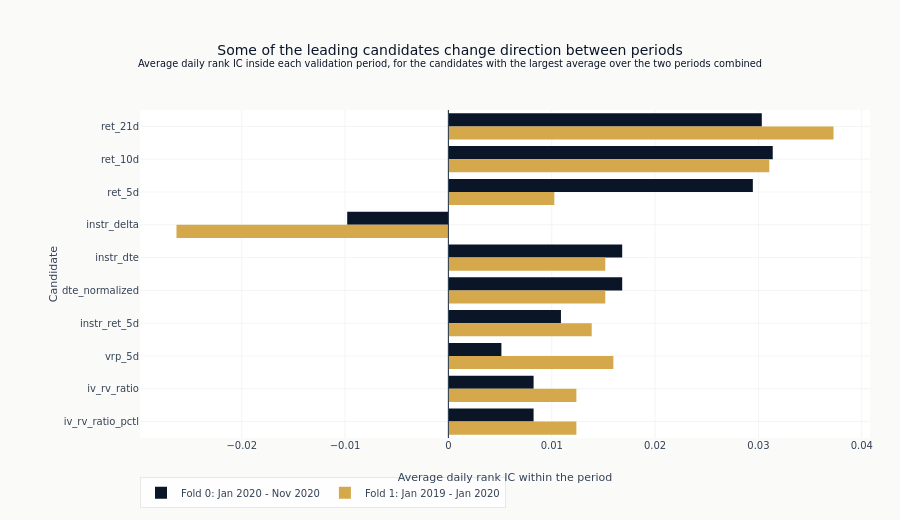

Notebook code cell kept with this figure:
### Markdown cell above
One bar per validation period, for the candidates with the largest average agreement. A
candidate whose two bars point the same way carried one direction through both periods.
A candidate whose bars point opposite ways has an average taken across a sign change,
which is exactly what the average hides and what this figure exists to show.

The split generator numbers periods from the most recent backwards, so the legend gives
each one its dates rather than its number alone.

### Code cell
fold_plot_features = [f for f in leading_features if f in fold_stats]

fold_windows = {
    int(split["fold"]): (_as_date(split["val_start"]), _as_date(split["val_end"]))
    for split in cv_folds
}

fig = go.Figure()
plot_fold_ids = sorted({fid for f in fold_plot_features for fid in fold_stats[f]["fold_ics"]})
for position, fold_id in enumerate(plot_fold_ids):
    val_start, val_end = fold_windows[fold_id]
    fig.add_trace(
        go.Bar(
            x=[fold_stats[f]["fold_ics"].get(fold_id) for f in fold_plot_features],
            y=fold_plot_features,
            orientation="h",
            marker_color=[COLORS["blue"], COLORS["amber"]][position % 2],
            name=f"Fold {fold_id}: {val_start:%b %Y} - {val_end:%b %Y}",
        )
    )
fig.add_vline(x=0, line=dict(color=COLORS["neutral"], width=1))
fig.update_layout(
    template="ml4t",
    height=520,
    width=900,
    barmode="group",
    title={
        "text": (
            "Some of the leading candidates change direction between periods"
            "<br><sup>Average daily rank IC inside each validation period, for the candidates "
            "with the largest average over the two periods combined</sup>"
        )
    },
    margin=dict(l=140, r=30, t=110, b=60),
    legend=dict(orientation="h", y=-0.12, x=0),
)
fig.update_xaxes(title_text="Average daily rank IC within the period")
fig.update_yaxes(title_text="Candidate", autorange="reversed")
show_plotly_with_alt(
    fig,
    "Grouped horizontal bar chart of the average daily rank IC inside each validation period, "
    "two bars per candidate, for the ten candidates with the largest average over the two "
    "periods combined. Seven keep their side in both periods: ret_21d, ret_10d, ret_5d, "
    "instr_ret_5d and the two iv_rv_ratio columns positive, instr_delta negative. Three do not - "
    "iv_mom_10d, vrp_mom_10d and vrp_mom_5d are each negative in fold 0 and positive in fold 1, "
    "iv_mom_10d swinging from about -0.032 to about +0.005. So the three that change direction "
    "between the periods are all momentum terms, and ret_5d, while it keeps its sign, falls from "
    "about 0.036 to about 0.011.",
)

### Figure 1 — Plotly figure (JSON) as saved in the notebook; plotly's stock layout.template omitted (floating-point values rounded to 4 significant figures)
{"data": [{"marker": {"color": "#0a1628"}, "name": "Fold 0: Jan 2020 - Nov 2020", "orientation": "h", "type": "bar", "x": [0.03033, 0.03138, 0.02946, -0.009794, 0.01682, 0.01682, 0.01089, 0.005128, 0.008243, 0.008243], "y": ["ret_21d", "ret_10d", "ret_5d", "instr_delta", "instr_dte", "dte_normalized", "instr_ret_5d", "vrp_5d", "iv_rv_ratio", "iv_rv_ratio_pctl"]}, {"marker": {"color": "#D4A84B"}, "name": "Fold 1: Jan 2019 - Jan 2020", "orientation": "h", "type": "bar", "x": [0.03726, 0.03105, 0.01025, -0.02631, 0.01518, 0.01518, 0.01387, 0.01596, 0.01238, 0.01238], "y": ["ret_21d", "ret_10d", "ret_5d", "instr_delta", "instr_dte", "dte_normalized", "instr_ret_5d", "vrp_5d", "iv_rv_ratio", "iv_rv_ratio_pctl"]}], "layout": {"barmode": "group", "height": 520, "legend": {"orientation": "h", "x": 0, "y": -0.12}, "margin": {"b": 60, "l": 140, "r": 30, "t": 110}, "shapes": [{"line": {"color": "#334155", "width": 1}, "type": "line", "x0": 0, "x1": 0, "xref": "x", "y0": 0, "y1": 1, "yref": "y domain"}], "title": {"text": "Some of the leading candidates change direction between periods<br><sup>Average daily rank IC inside each validation period, for the candidates with the largest average over the two periods combined</sup>"}, "width": 900, "xaxis": {"title": {"text": "Average daily rank IC within the period"}}, "yaxis": {"autorange": "reversed", "title": {"text": "Candidate"}}}}
